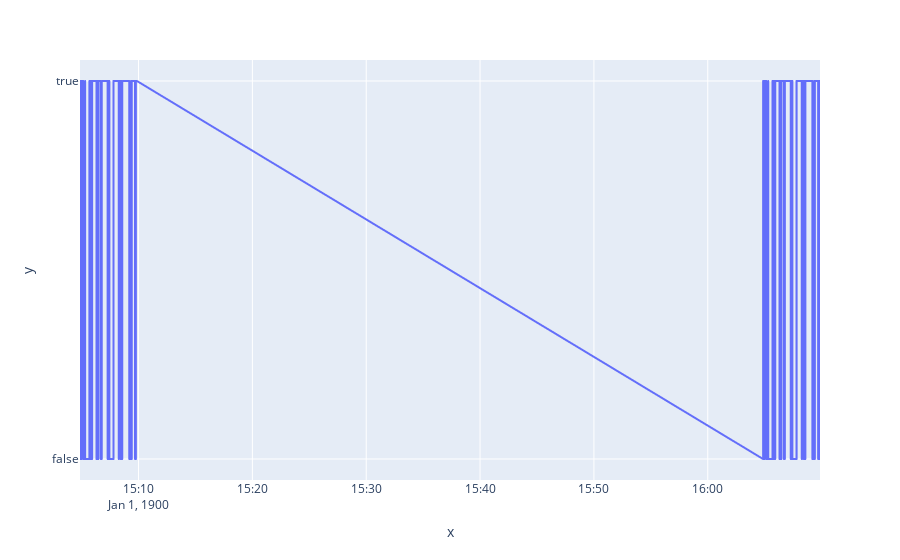

Here is the notebook cell this chart was saved with:
### Code cell
print(stays)
import plotly.express as px
fig = px.line(x =soj.df.index, y=soj.df.is_stay.values)
fig.show()

### Figure 1 — Plotly figure (JSON) as saved in the notebook; plotly's stock layout.template omitted (floating-point values rounded to 4 significant figures; data arrays with more than 128 entries replaced by an {"elided": "..."} marker saying what was removed)
{"data": [{"hovertemplate": "x=%{x}<br>y=%{y}<extra></extra>", "legendgroup": "", "line": {"color": "#636efa", "dash": "solid"}, "mode": "lines", "name": "", "showlegend": false, "type": "scattergl", "x": {"elided": "15000 str values"}, "xaxis": "x", "y": {"elided": "15000 bool values"}, "yaxis": "y"}], "layout": {"legend": {"tracegroupgap": 0}, "margin": {"t": 60}, "xaxis": {"anchor": "y", "domain": [0, 1], "title": {"text": "x"}}, "yaxis": {"anchor": "x", "domain": [0, 1], "title": {"text": "y"}}}}
